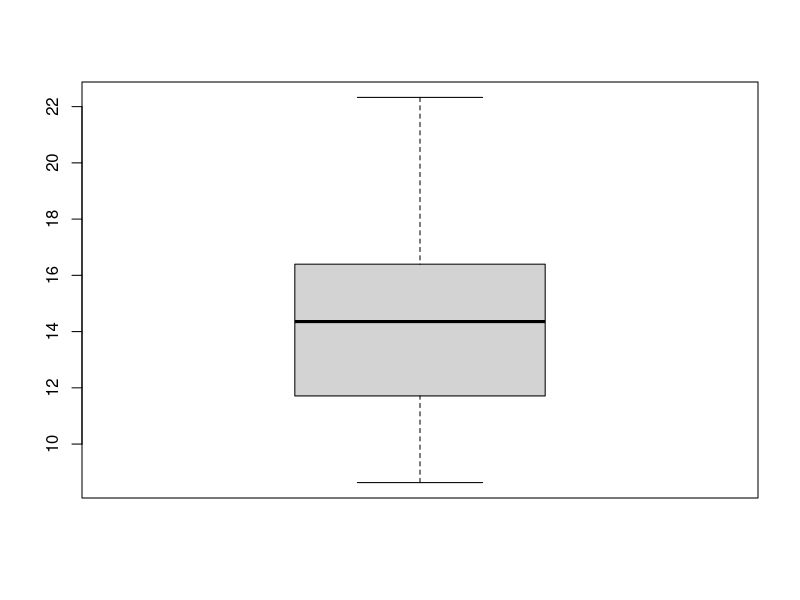
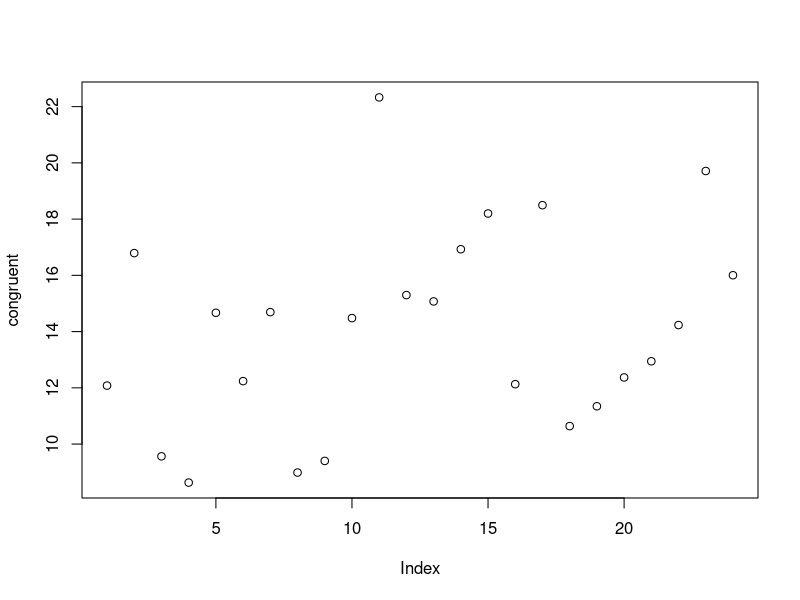
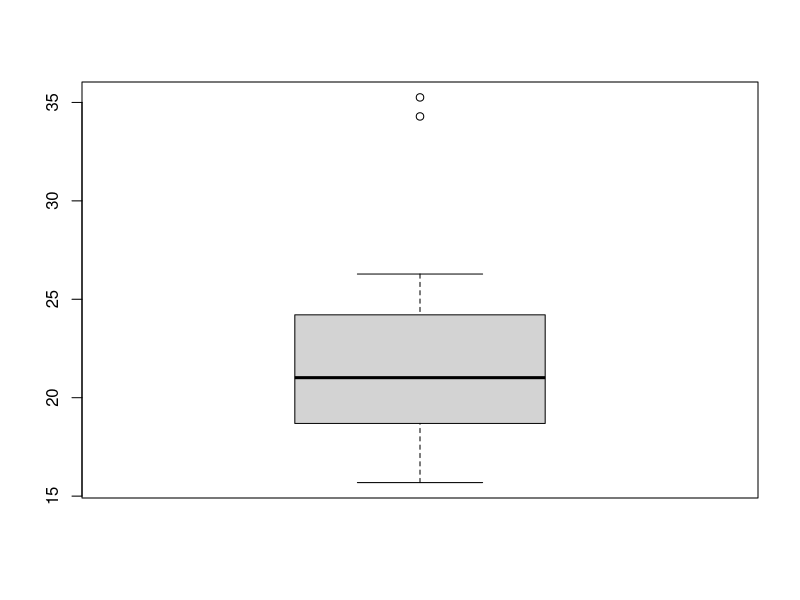
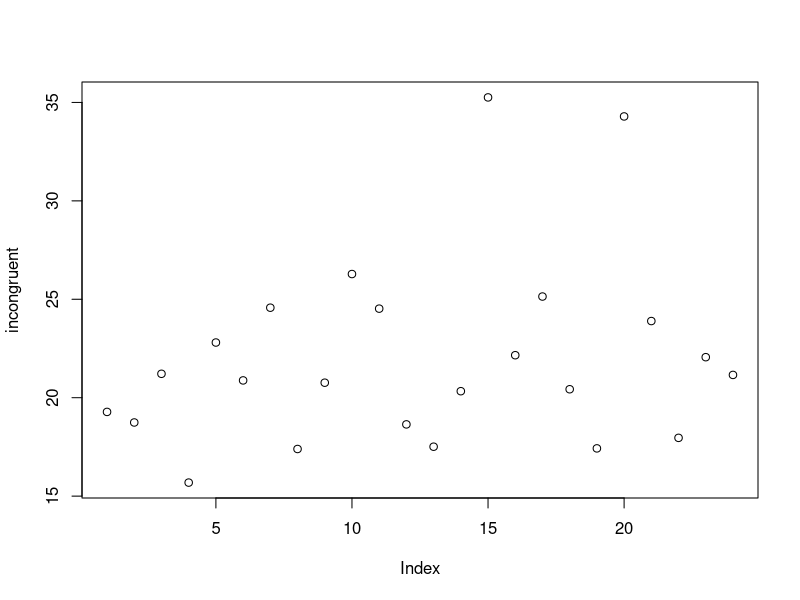
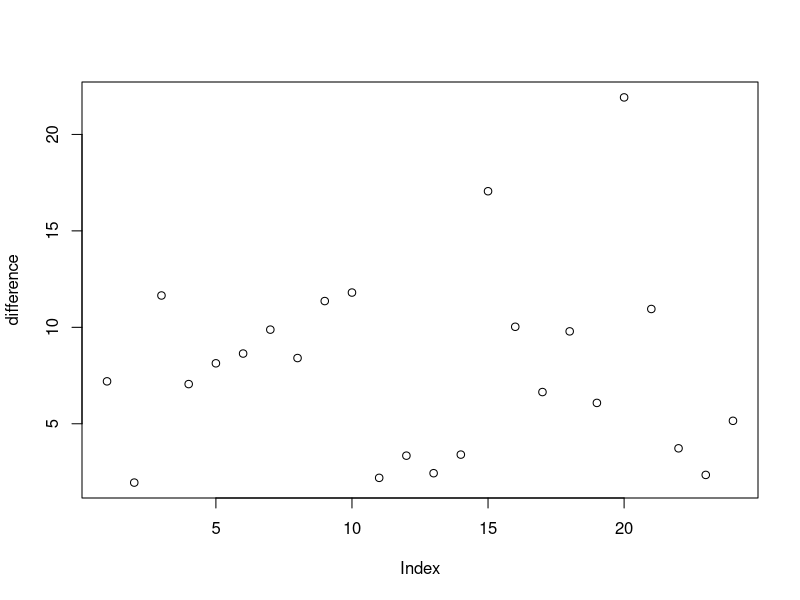
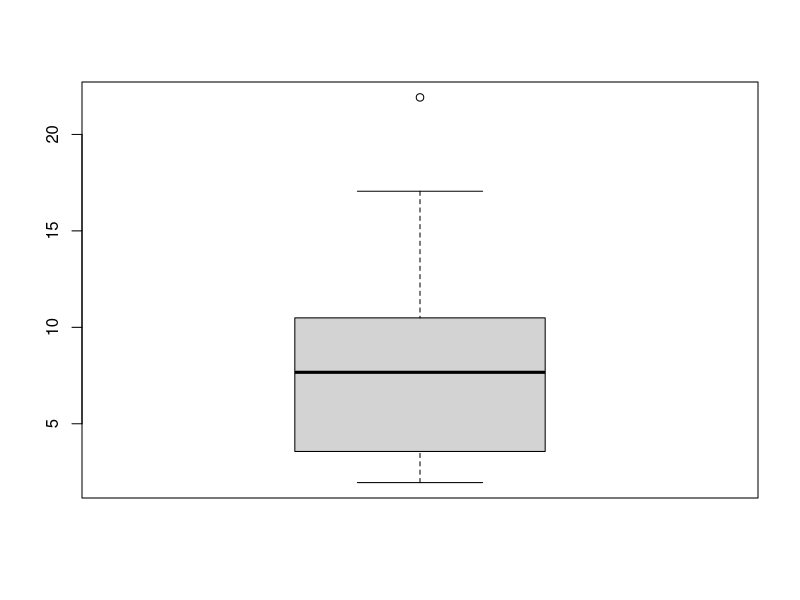
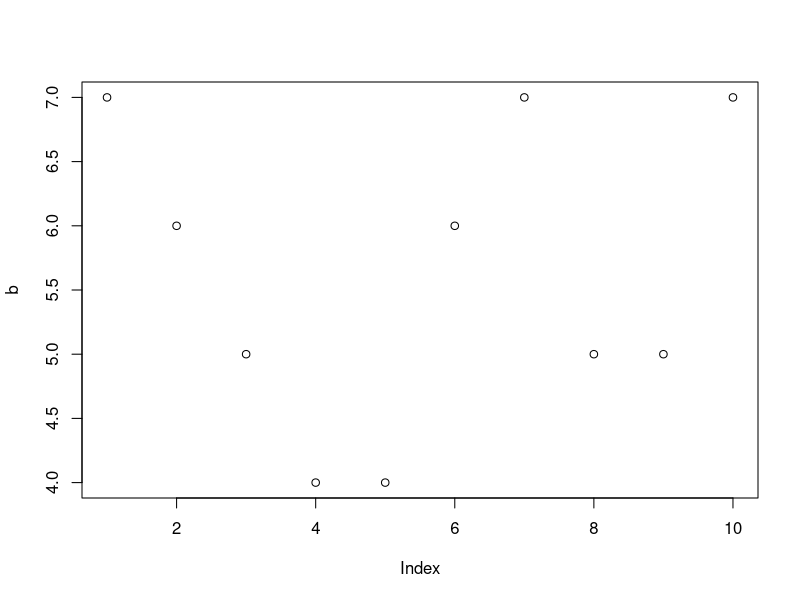
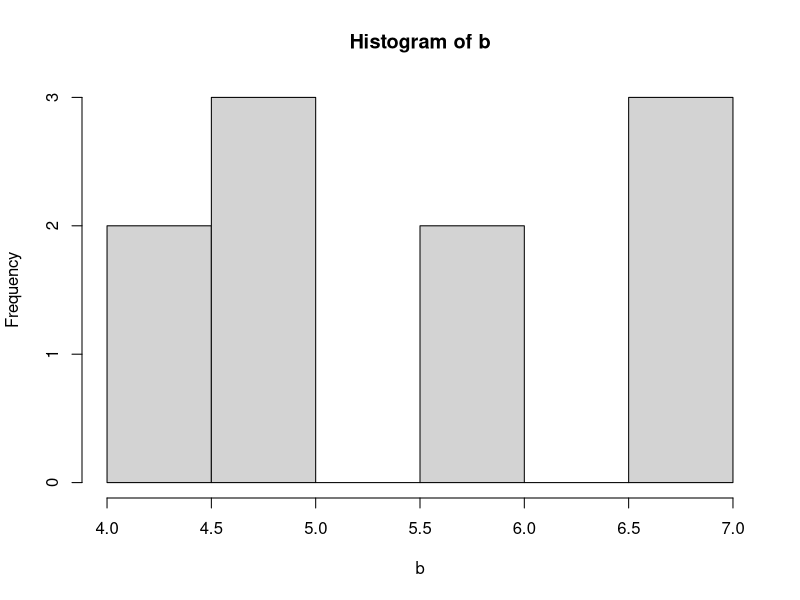

The R script that drew these images, in order:
## ---- chunk 1
congruent = c(12.079, 16.791, 9.564, 8.63, 14.669, 12.238, 14.692, 8.987, 9.401, 14.48, 22.328, 15.298, 15.073, 16.929, 18.2, 12.13, 18.495, 10.639, 11.344, 12.369, 12.944, 14.233, 19.71, 16.004)

# Congruent Data summary
cat("---------------------\n")
cat("Congruent Details\n")
cat("---------------------\n")

c_mean = mean(congruent)
c_median = median(congruent)
c_IQR = IQR(congruent)
c_SD = sd(congruent)

cat("Mean -- ", c_mean)
cat("\nMedian -- ", c_median)
cat("\nIQR -- ", c_IQR)
cat("\nSD -- ", c_SD)
## ---- chunk 2
boxplot(congruent)
## ---- chunk 3
plot(congruent)
## ---- chunk 4
incongruent = c(19.278, 18.741, 21.214, 15.687, 22.803, 20.878, 24.572, 17.394, 20.762, 26.282, 24.524, 18.644, 17.51, 20.33, 35.255, 22.158, 25.139, 20.429, 17.425, 34.288, 23.894, 17.96, 22.058, 21.157
)
# Incongruent Data Summary
cat("---------------------")
cat("\nIncongruent Details\n")
cat("---------------------\n")

ic_mean = mean(incongruent)
ic_median = median(incongruent)
ic_IQR = IQR(incongruent)
ic_SD = sd(incongruent)

cat("Mean -- ", ic_mean)
cat("\nMedian -- ", ic_median)
cat("\nIQR -- ", ic_IQR)
cat("\nSD -- ", ic_SD)
## ---- chunk 5
boxplot(incongruent)
## ---- chunk 6
plot(incongruent)
## ---- chunk 7
# Difference between congruent and incongruent
difference = incongruent - congruent
difference
## ---- chunk 8
# Difference Summary
cat("---------------------")
cat("\nDifference Details\n")
cat("---------------------\n")

d_mean = mean(difference)
d_median = median(difference)
d_IQR = IQR(difference)
d_SD = sd(difference)

cat("Mean -- ", d_mean)
cat("\nMedian -- ", d_median)
cat("\nIQR -- ", d_IQR)
cat("\nSD -- ", d_SD)
## ---- chunk 9
plot(difference)
## ---- chunk 10
boxplot(difference)
## ---- chunk 11
# Standard Error
SE = sqrt((c_SD **2 + ic_SD ** 2) / 24)
SE
## ---- chunk 12
t_statistic = ic_mean - c_mean
t_statistic
(22.02 - 14.05)/1.22
## ---- chunk 13
# P-value = 0.05, 0.01, 0.005, 0.0001
t_critical_95 = 1.687
t_critical_99 = 2.410
t_critical_995 = 2.687
t_critical_999 = 4.042

margin_of_error_95 = t_critical_95 * t_critical_95
cat ("Margin of Error :: ", margin_of_error_95)
CI_95 = c((ic_mean - c_mean) - margin_of_error_95, (ic_mean - c_mean) + margin_of_error_95 )
cat ("\n95% confidence interval :: ", CI_95)
## ---- chunk 14
a = c(9, 10, 7, 5, 7, 5, 9, 6, 8, 7)
b = c(7, 6, 5, 4, 4, 6, 7, 5, 5, 7)
temp = c(2, 4, 2, 1, 3, -1, 2, 1, 3, 0)

cat("Mean of Temp :: ", mean(b))
cat("\nSD of Temp :: ", sd(b))
## ---- chunk 15
plot(b)
## ---- chunk 16
hist(b)
